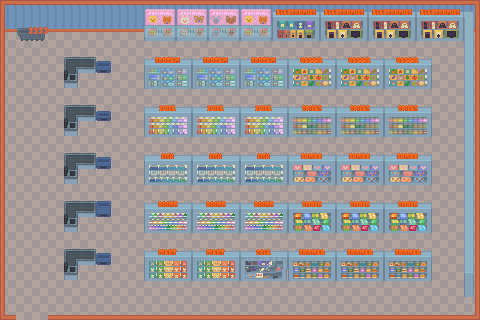

A 2D game scene composited from a Tiled map and its tileset images. What follows is a short description and the map's XML, with each tile layer's data collapsed to a summary:
An orthogonal 30x20 tile map with 16x16 px tiles, 6 tile layers (Pavimento, Muri, Mobili sfondo, scaffali top, ...), 2 tilesets and 5 objects.

<map version="1.10" tiledversion="1.11.2" orientation="orthogonal" renderorder="right-down" width="30" height="20" tilewidth="16" tileheight="16" infinite="0" nextlayerid="9" nextobjectid="35">
 <tileset firstgid="1" source="../Sprites/global.tsx" />
 <tileset firstgid="28249" source="../Sprites/interior.tsx" />
 <layer id="1" name="Pavimento" width="30" height="20">
  <data>[600 cells, 600 non-empty, 1 distinct tile ids]</data>
 </layer>
 <layer id="2" name="Muri" width="30" height="20">
  <data>[600 cells, 60 non-empty, 2 distinct tile ids]</data>
 </layer>
 <layer id="4" name="Mobili sfondo" width="30" height="20">
  <data>[600 cells, 168 non-empty, 66 distinct tile ids]</data>
 </layer>
 <layer id="8" name="scaffali top" width="30" height="20">
  <data>[600 cells, 90 non-empty, 33 distinct tile ids]</data>
 </layer>
 <layer id="5" name="decorazioni" width="30" height="20">
  <data>[600 cells, 7 non-empty, 5 distinct tile ids]</data>
 </layer>
 <objectgroup id="7" name="Mobili">
  <object id="29" gid="17798" x="63.1731" y="23.9771" width="16" height="16" />
  <object id="30" gid="17799" x="81.8659" y="23.9771" width="16" height="16" />
  <object id="31" gid="17800" x="100.559" y="23.9771" width="16" height="16" />
  <object id="32" gid="18062" x="120.498" y="23.9771" width="16" height="16" />
  <object id="33" gid="18064" x="45.1035" y="23.9771" width="16" height="16" />
 </objectgroup>
 <layer id="3" name="Bordi" width="30" height="20">
  <data>[600 cells, 94 non-empty, 8 distinct tile ids]</data>
 </layer>
</map>
